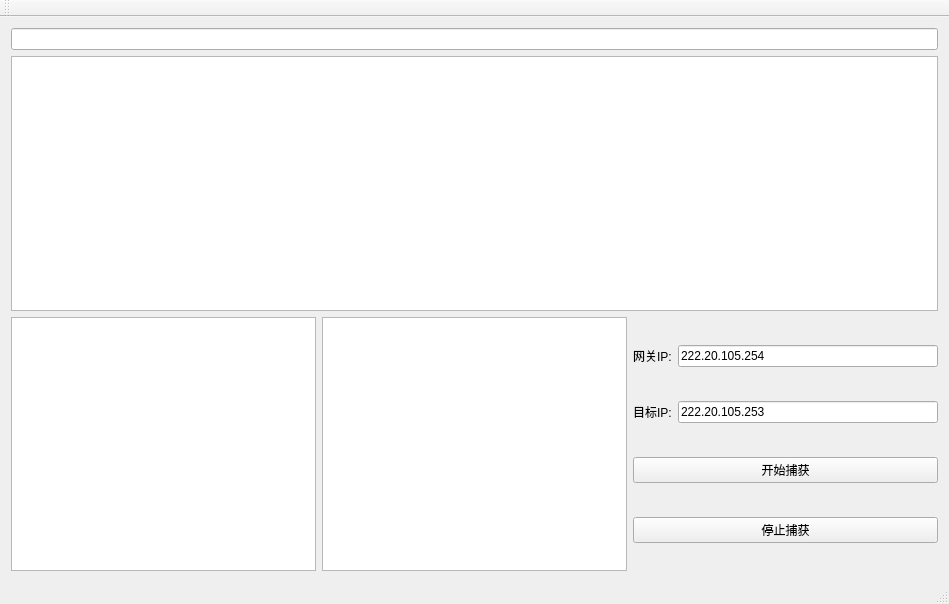
<?xml version="1.0" encoding="UTF-8"?>
<ui version="4.0">
 <class>MainWindow</class>
 <widget class="QMainWindow" name="MainWindow">
  <property name="geometry">
   <rect>
    <x>0</x>
    <y>0</y>
    <width>949</width>
    <height>604</height>
   </rect>
  </property>
  <property name="windowTitle">
   <string>MainWindow</string>
  </property>
  <widget class="QWidget" name="centralWidget">
   <layout class="QVBoxLayout" name="verticalLayout_2">
    <item>
     <layout class="QHBoxLayout" name="horizontalLayout_2">
      <item>
       <widget class="QLineEdit" name="lineEdit"/>
      </item>
     </layout>
    </item>
    <item>
     <widget class="QTableWidget" name="tableWidget"/>
    </item>
    <item>
     <layout class="QHBoxLayout" name="horizontalLayout_4">
      <item>
       <widget class="QTextBrowser" name="textBrowser_2"/>
      </item>
      <item>
       <widget class="QTextBrowser" name="textBrowser"/>
      </item>
      <item>
       <layout class="QVBoxLayout" name="verticalLayout" stretch="1,1,2,2">
        <item>
         <layout class="QHBoxLayout" name="horizontalLayout">
          <item>
           <widget class="QLabel" name="label">
            <property name="text">
             <string>网关IP:</string>
            </property>
           </widget>
          </item>
          <item>
           <widget class="QLineEdit" name="lineEdit_2">
            <property name="text">
             <string>222.20.105.254</string>
            </property>
           </widget>
          </item>
         </layout>
        </item>
        <item>
         <layout class="QHBoxLayout" name="horizontalLayout_3">
          <item>
           <widget class="QLabel" name="label_2">
            <property name="text">
             <string>目标IP:</string>
            </property>
           </widget>
          </item>
          <item>
           <widget class="QLineEdit" name="lineEdit_3">
            <property name="text">
             <string>222.20.105.253</string>
            </property>
           </widget>
          </item>
         </layout>
        </item>
        <item>
         <widget class="QPushButton" name="start">
          <property name="text">
           <string>开始捕获</string>
          </property>
         </widget>
        </item>
        <item>
         <widget class="QPushButton" name="stop">
          <property name="text">
           <string>停止捕获</string>
          </property>
         </widget>
        </item>
       </layout>
      </item>
     </layout>
    </item>
   </layout>
  </widget>
  <widget class="QMenuBar" name="menuBar">
   <property name="geometry">
    <rect>
     <x>0</x>
     <y>0</y>
     <width>949</width>
     <height>23</height>
    </rect>
   </property>
  </widget>
  <widget class="QToolBar" name="mainToolBar">
   <attribute name="toolBarArea">
    <enum>TopToolBarArea</enum>
   </attribute>
   <attribute name="toolBarBreak">
    <bool>false</bool>
   </attribute>
  </widget>
  <widget class="QStatusBar" name="statusBar"/>
 </widget>
 <layoutdefault spacing="6" margin="11"/>
 <resources/>
 <connections/>
</ui>
